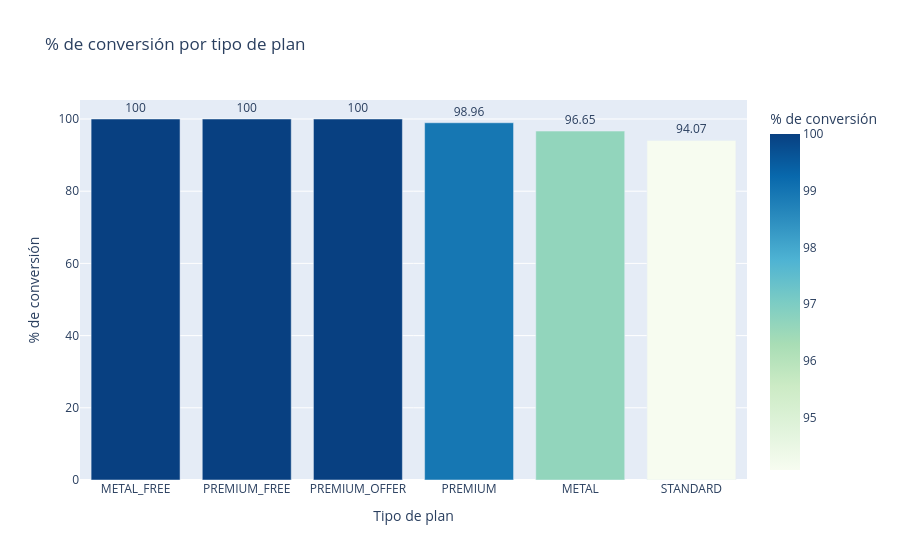

The notebook cell saved with this chart:
### Markdown cell above
# % de conversión por tipo de plan

### Code cell
# Asegurarnos de trabajar con usuarios únicos
usuarios_unicos = df_perfil_usuario.drop_duplicates(subset='user_id')

# Agrupar por plan y calcular métricas
conversion_por_plan = usuarios_unicos.groupby('plan')['converted'].agg(['count', 'sum']).reset_index()
conversion_por_plan['conversion_rate'] = round((conversion_por_plan['sum'] / conversion_por_plan['count']) * 100, 2)

# Ordenar por % de conversión descendente
conversion_por_plan = conversion_por_plan.sort_values(by='conversion_rate', ascending=False)

# Mostrar tabla
display(conversion_por_plan)

fig_conversion = px.bar(
    conversion_por_plan,
    x='plan',
    y='conversion_rate',
    labels={'conversion_rate': '% de conversión', 'plan': 'Tipo de plan'},
    text='conversion_rate',
    color='conversion_rate',
    color_continuous_scale='gnbu',
    title='% de conversión por tipo de plan'
)

fig_conversion.update_traces(textposition='outside')
fig_conversion.update_layout(
    xaxis_title='Tipo de plan',
    yaxis_title='% de conversión'
)

fig_conversion.show()

### Figure 1 — Plotly figure (JSON) as saved in the notebook; plotly's stock layout.template omitted (floating-point values rounded to 4 significant figures)
{"data": [{"alignmentgroup": "True", "hovertemplate": "Tipo de plan=%{x}<br>% de conversión=%{marker.color}<extra></extra>", "legendgroup": "", "marker": {"color": [100, 100, 100, 98.96, 96.65, 94.07], "coloraxis": "coloraxis", "pattern": {"shape": ""}}, "name": "", "offsetgroup": "", "orientation": "v", "showlegend": false, "text": [100, 100, 100, 98.96, 96.65, 94.07], "textposition": "outside", "type": "bar", "x": ["METAL_FREE", "PREMIUM_FREE", "PREMIUM_OFFER", "PREMIUM", "METAL", "STANDARD"], "xaxis": "x", "y": [100, 100, 100, 98.96, 96.65, 94.07], "yaxis": "y"}], "layout": {"barmode": "relative", "coloraxis": {"colorbar": {"title": {"text": "% de conversión"}}, "colorscale": [[0, "rgb(247,252,240)"], [0.125, "rgb(224,243,219)"], [0.25, "rgb(204,235,197)"], [0.375, "rgb(168,221,181)"], [0.5, "rgb(123,204,196)"], [0.625, "rgb(78,179,211)"], [0.75, "rgb(43,140,190)"], [0.875, "rgb(8,104,172)"], [1, "rgb(8,64,129)"]]}, "legend": {"tracegroupgap": 0}, "title": {"text": "% de conversión por tipo de plan"}, "xaxis": {"anchor": "y", "domain": [0, 1], "title": {"text": "Tipo de plan"}}, "yaxis": {"anchor": "x", "domain": [0, 1], "title": {"text": "% de conversión"}}}}
